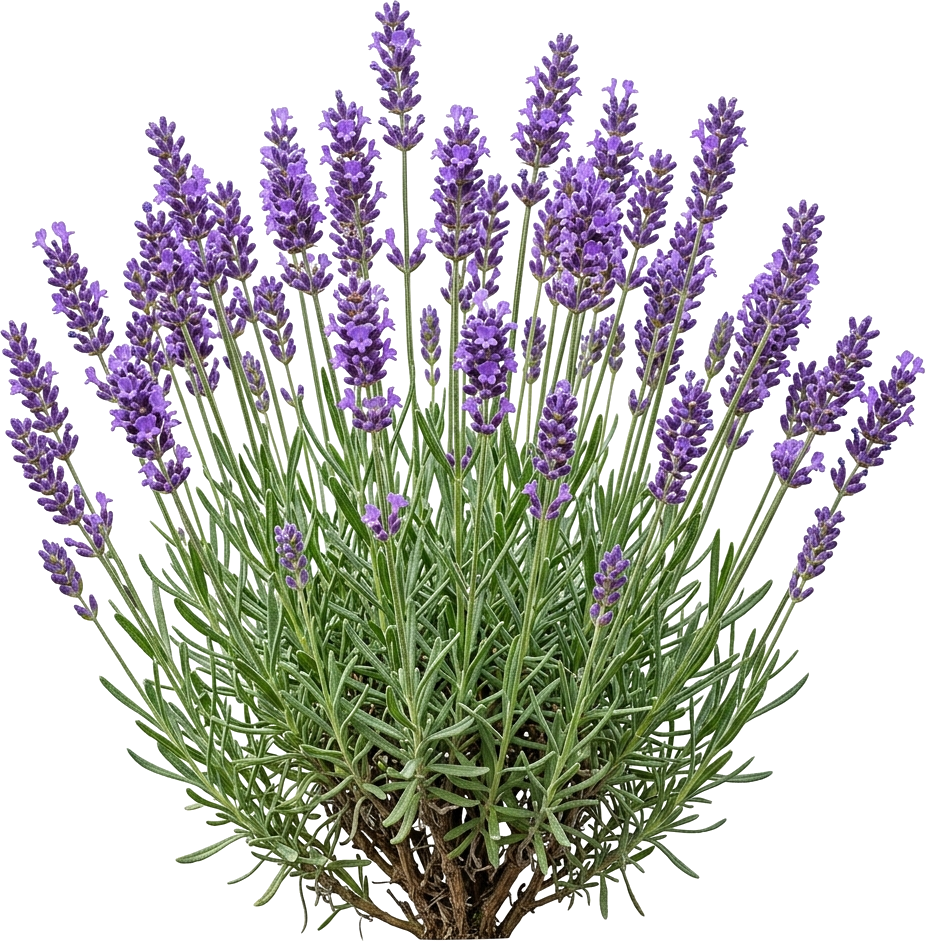
#> input picture assets/plants/lavender.png, 925 x 941 px
$ python -i generator.py   (imports and definitions only)
#> lines starting #> are read from the running program, lines starting #| are printed output that depends on the picture
#> further down, picture is the input picture: PIL image 925x941 RGBA; mean R, G, B, A 187.2, 186.7, 182.9, 122.1
import os
import random
import math
from PIL import Image, ImageDraw, ImageFilter, ImageOps, ImageEnhance

# Path configurations
BASE_DIR = os.path.dirname(os.path.abspath(__file__))
PLANTS_DIR = os.path.join(BASE_DIR, "assets", "plants")

# Plant specifications and compatibility
# Mapping of plant keys to file names, common names, and growth requirements
PLANT_DB = {
    "lavender": {
        "file": "lavender.png",
        "name": "English Lavender",
        "sun": ["full-sun"],
        "water": ["dry", "well-drained"],
        "themes": ["cottage", "meadow", "mediterranean", "pollinator"],
        "type": "midground",
        "evergreen": False
    },
    "boxwood": {
        "file": "boxwood.png",
        "name": "Green Velvet Boxwood",
        "sun": ["full-sun", "partial-shade"],
        "water": ["moist", "well-drained"],
        "themes": ["formal-french", "zen", "mediterranean", "woodland-shade"],
        "type": "midground",
        "evergreen": True
    },
    "hosta": {
        "file": "hosta.png",
        "name": "Variegated Hosta",
        "sun": ["partial-shade", "full-shade"],
        "water": ["moist", "wet"],
        "themes": ["woodland-shade", "rain-garden", "tropical-jungle"],
        "type": "foreground",
        "evergreen": False
    },
    "hydrangea": {
        "file": "hydrangea.png",
        "name": "Blue Hydrangea",
        "sun": ["partial-shade"],
        "water": ["moist", "wet"],
        "themes": ["cottage", "rain-garden", "pollinator"],
        "type": "background",
        "evergreen": False
    },
    "agave": {
        "file": "agave.png",
        "name": "Blue Agave",
        "sun": ["full-sun"],
        "water": ["dry"],
        "themes": ["xeriscape", "desert-oasis"],
        "type": "foreground",
        "evergreen": True
    },
    "fern": {
        "file": "fern.png",
        "name": "Ostrich Fern",
        "sun": ["partial-shade", "full-shade"],
        "water": ["moist", "wet"],
        "themes": ["woodland-shade", "rain-garden", "tropical-jungle", "zen"],
        "type": "midground",
        "evergreen": False
    },
    "grass": {
        "file": "grass.png",
        "name": "Feather Reed Grass",
        "sun": ["full-sun", "partial-shade"],
        "water": ["dry", "moist", "well-drained"],
        "themes": ["meadow", "xeriscape", "desert-oasis", "mediterranean", "rock-alpine"],
        "type": "background",
        "evergreen": False
    },
    "rose_bush": {
        "file": "rose_bush.png",
        "name": "Red Shrub Rose",
        "sun": ["full-sun"],
        "water": ["moist", "well-drained"],
        "themes": ["cottage", "formal-french", "pollinator"],
        "type": "background",
        "evergreen": False
    },
    "stone": {
        "file": "stone.png",
        "name": "Mossy Garden Stone",
        "sun": ["full-sun", "partial-shade", "full-shade"],
        "water": ["dry", "moist", "wet", "well-drained"],
        "themes": ["zen", "rock-alpine", "xeriscape", "desert-oasis"],
        "type": "foreground",
        "evergreen": True  # Always present
    }
}

# [49 lines left out: function apply_season_tint, not called in this run]

def create_drop_shadow(img, offset=(8, 10), blur_radius=12, opacity=100):
    """
    Creates a soft drop shadow image from the plant's alpha mask.
    """
#> called with offset = (8, 10), blur_radius = 12, opacity = 100
    alpha = img.split()[3]
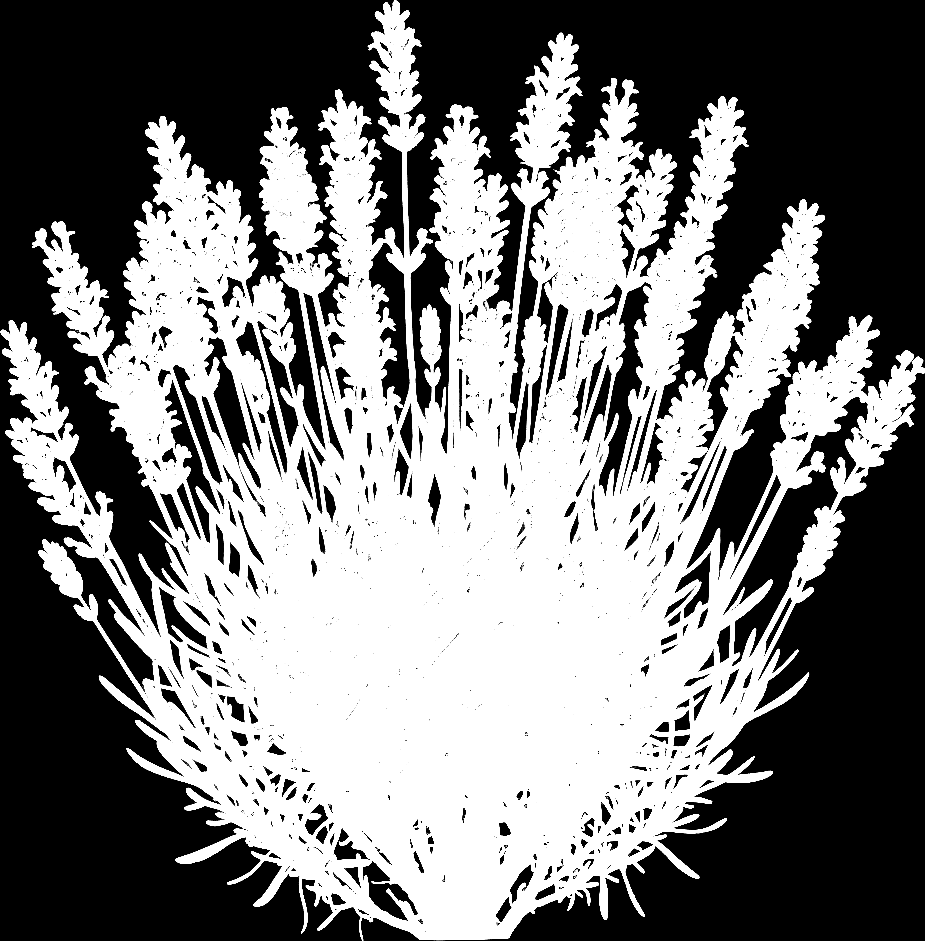
#> alpha: PIL image 925x941 L; min 0, max 255, mean 122.1
    shadow = Image.new("RGBA", img.size, (15, 12, 10, 0))
    shadow_mask = alpha.point(lambda x: int(x * (opacity / 255.0)))
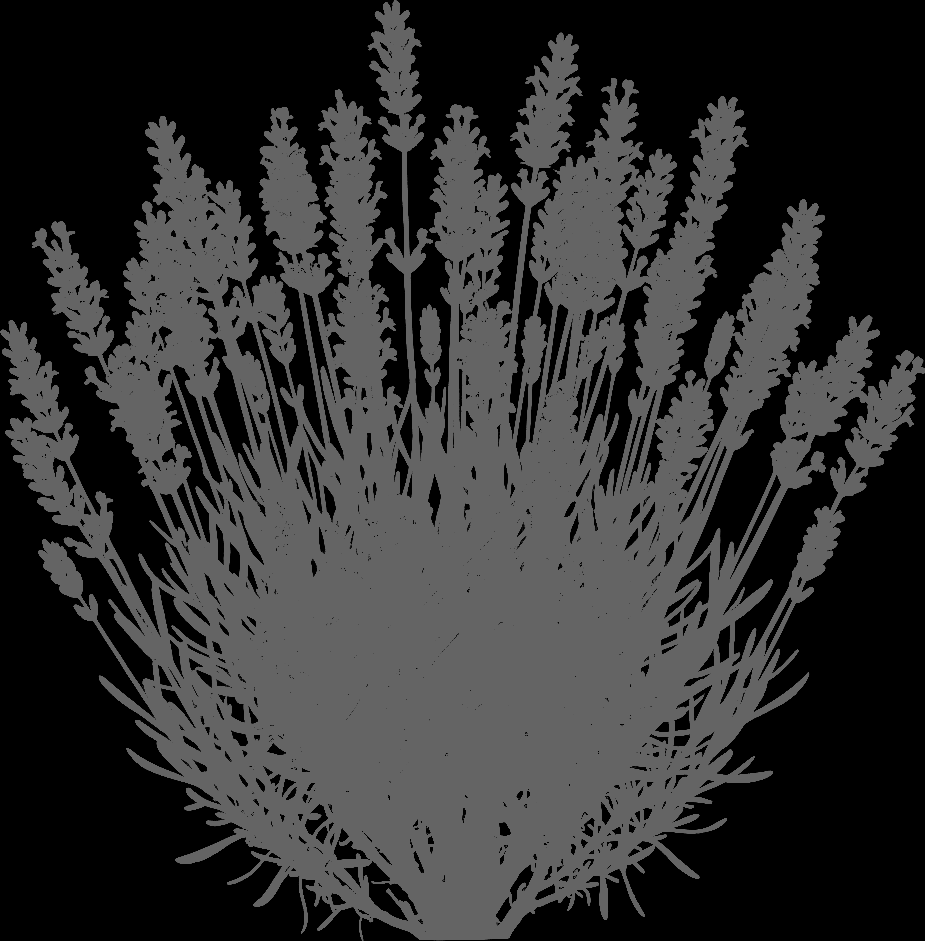
#> shadow_mask: PIL image 925x941 L; min 0, max 100, mean 47.9
    shadow.putalpha(shadow_mask)
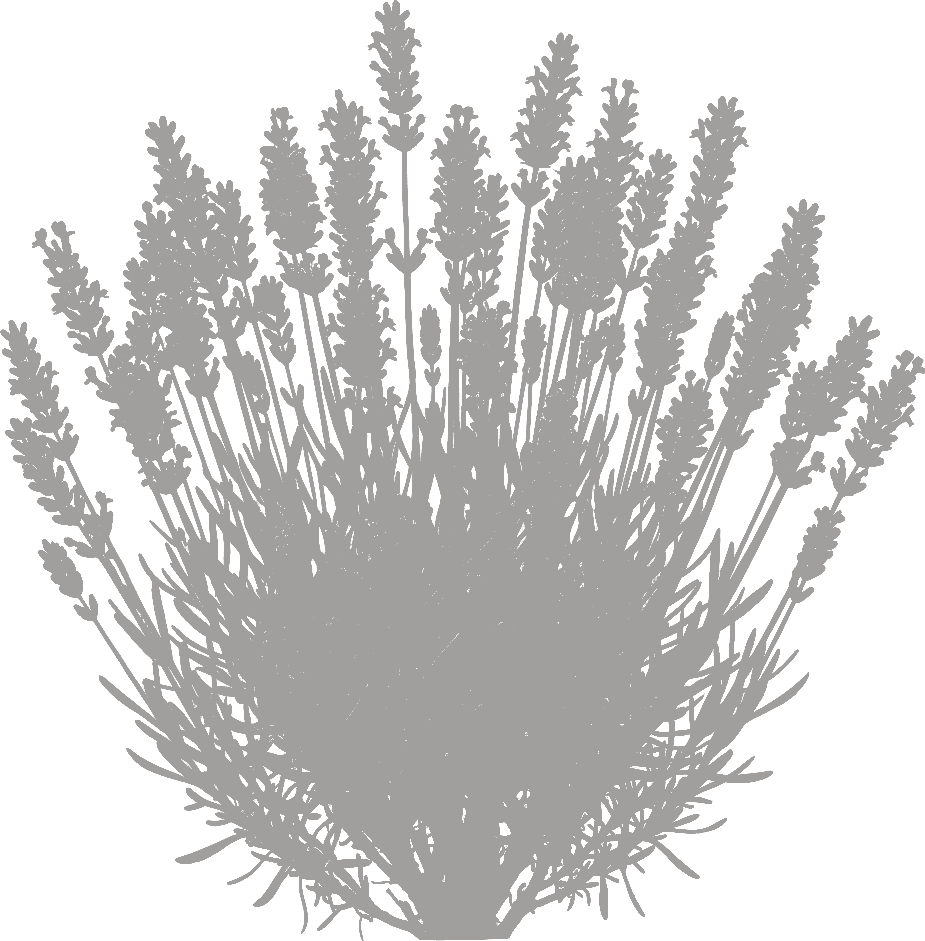
#> shadow: PIL image 925x941 RGBA; mean R, G, B, A 15, 12, 10, 47.9; transparent parts drawn white
    shadow = shadow.filter(ImageFilter.GaussianBlur(blur_radius))
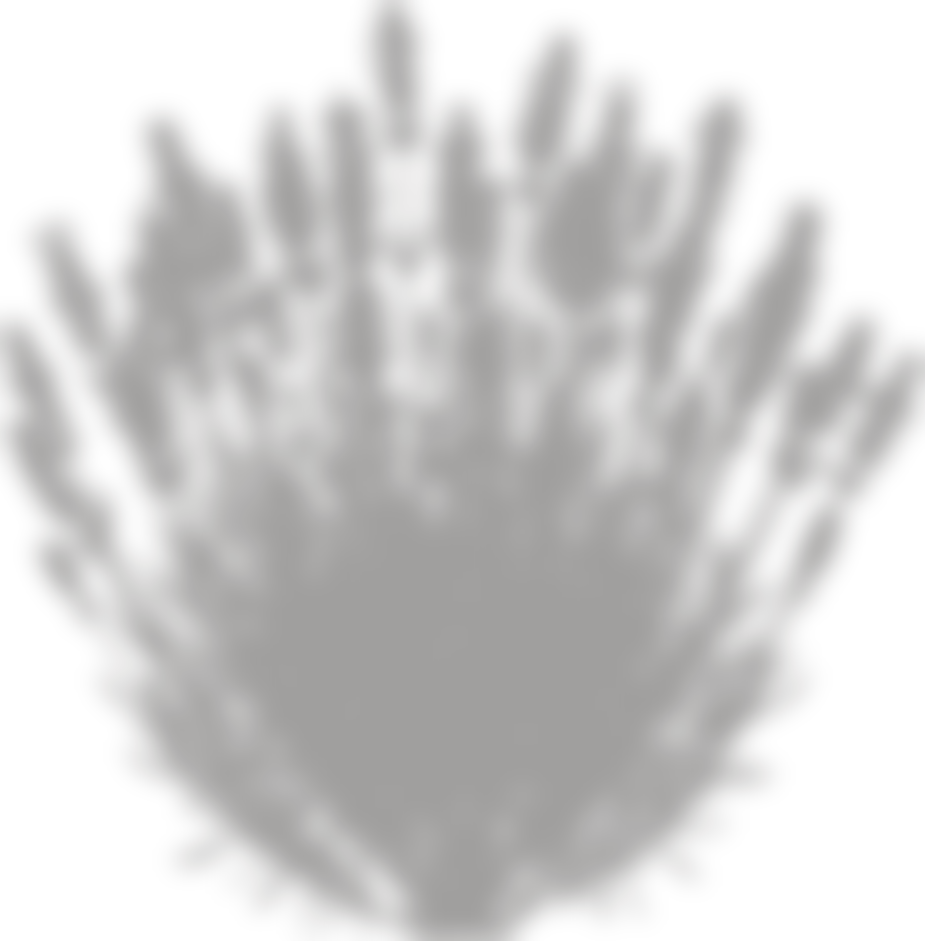
#> shadow: PIL image 925x941 RGBA; mean R, G, B, A 15, 12, 10, 47.8; transparent parts drawn white
    return shadow

# [320 lines left out: functions generate_landscape, generate_ai_image_with_gemini, not called in this run]

# [18 lines not run here, left out]

>>> from PIL import Image
>>> picture = Image.open('assets/plants/lavender.png')
>>> result = create_drop_shadow(picture)
